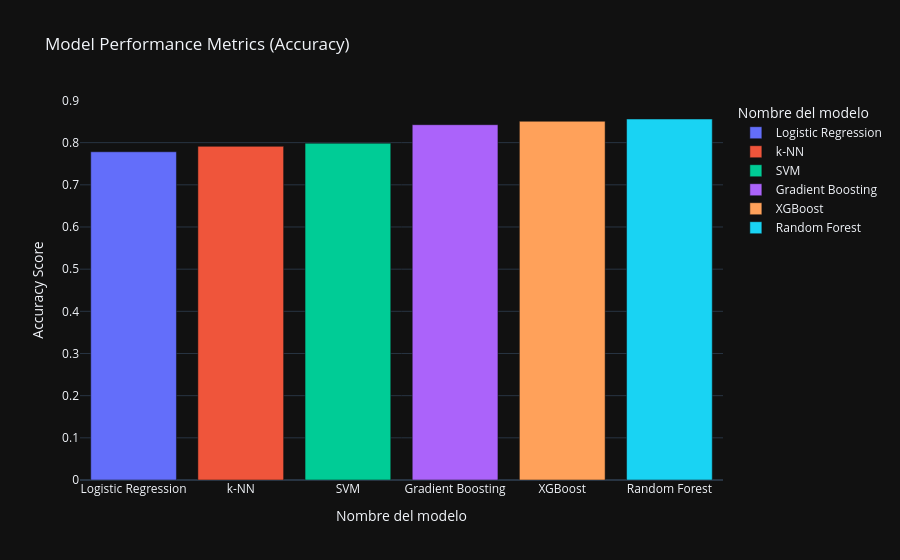

Notebook source saved alongside this figure:
### Markdown cell above
- El modelo **XGBoost** obtuvo el mejor desempeño, alcanzando una **exactitud (accuracy)** de **0.852027**, equivalente a aproximadamente **85 %**.

- Los tres modelos con mejor rendimiento (**Random Forest**, **XGBoost** y **Gradient Boosting**) pertenecen a la familia de modelos basados en árboles, específicamente a técnicas de **aprendizaje por conjuntos (*ensemble learning*)**. Estos métodos combinan múltiples árboles de decisión para mejorar el rendimiento predictivo y la robustez del modelo. Además, reducen el sobreajuste (*overfitting*) mediante estrategias como el promedio de las predicciones o el proceso de potenciación (*boosting*). Gracias a estas características, ofrecen una combinación de alta precisión, estabilidad y versatilidad, lo que los convierte en excelentes alternativas para tareas de clasificación en una amplia variedad de dominios y tipos de datos.

### Code cell
# Ordenar el DataFrame por la columna 'Accuracy' en orden ascendente
metrics_df_sorted = metrics_df.sort_values(by='Accuracy')

# Crear el gráfico
fig = px.bar(metrics_df_sorted, x='Model', y='Accuracy', color='Model',
             title='Model Performance Metrics (Accuracy)',
             template='plotly_dark',
             labels={'Model': 'Nombre del modelo', 'Accuracy': 'Accuracy Score'}
            )

# Mostrar el gráfico
fig.show()

### Figure 1 — Plotly figure (JSON) as saved in the notebook; plotly's stock layout.template omitted (floating-point values rounded to 4 significant figures)
{"data": [{"hovertemplate": "Nombre del modelo=%{x}<br>Accuracy Score=%{y}<extra></extra>", "legendgroup": "Logistic Regression", "marker": {"color": "#636efa", "pattern": {"shape": ""}}, "name": "Logistic Regression", "orientation": "v", "showlegend": true, "textposition": "auto", "type": "bar", "x": ["Logistic Regression"], "xaxis": "x", "y": [0.7784], "yaxis": "y"}, {"hovertemplate": "Nombre del modelo=%{x}<br>Accuracy Score=%{y}<extra></extra>", "legendgroup": "k-NN", "marker": {"color": "#EF553B", "pattern": {"shape": ""}}, "name": "k-NN", "orientation": "v", "showlegend": true, "textposition": "auto", "type": "bar", "x": ["k-NN"], "xaxis": "x", "y": [0.7912], "yaxis": "y"}, {"hovertemplate": "Nombre del modelo=%{x}<br>Accuracy Score=%{y}<extra></extra>", "legendgroup": "SVM", "marker": {"color": "#00cc96", "pattern": {"shape": ""}}, "name": "SVM", "orientation": "v", "showlegend": true, "textposition": "auto", "type": "bar", "x": ["SVM"], "xaxis": "x", "y": [0.7986], "yaxis": "y"}, {"hovertemplate": "Nombre del modelo=%{x}<br>Accuracy Score=%{y}<extra></extra>", "legendgroup": "Gradient Boosting", "marker": {"color": "#ab63fa", "pattern": {"shape": ""}}, "name": "Gradient Boosting", "orientation": "v", "showlegend": true, "textposition": "auto", "type": "bar", "x": ["Gradient Boosting"], "xaxis": "x", "y": [0.8426], "yaxis": "y"}, {"hovertemplate": "Nombre del modelo=%{x}<br>Accuracy Score=%{y}<extra></extra>", "legendgroup": "XGBoost", "marker": {"color": "#FFA15A", "pattern": {"shape": ""}}, "name": "XGBoost", "orientation": "v", "showlegend": true, "textposition": "auto", "type": "bar", "x": ["XGBoost"], "xaxis": "x", "y": [0.8507], "yaxis": "y"}, {"hovertemplate": "Nombre del modelo=%{x}<br>Accuracy Score=%{y}<extra></extra>", "legendgroup": "Random Forest", "marker": {"color": "#19d3f3", "pattern": {"shape": ""}}, "name": "Random Forest", "orientation": "v", "showlegend": true, "textposition": "auto", "type": "bar", "x": ["Random Forest"], "xaxis": "x", "y": [0.8561], "yaxis": "y"}], "layout": {"barmode": "relative", "legend": {"title": {"text": "Nombre del modelo"}, "tracegroupgap": 0}, "title": {"text": "Model Performance Metrics (Accuracy)"}, "xaxis": {"anchor": "y", "categoryarray": ["Logistic Regression", "k-NN", "SVM", "Gradient Boosting", "XGBoost", "Random Forest"], "categoryorder": "array", "domain": [0, 1], "title": {"text": "Nombre del modelo"}}, "yaxis": {"anchor": "x", "domain": [0, 1], "title": {"text": "Accuracy Score"}}}}
